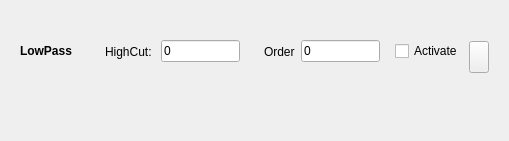
<?xml version="1.0" encoding="UTF-8"?>
<ui version="4.0">
 <class>topLevelForm</class>
 <widget class="QWidget" name="topLevelForm">
  <property name="geometry">
   <rect>
    <x>0</x>
    <y>0</y>
    <width>509</width>
    <height>141</height>
   </rect>
  </property>
  <property name="sizePolicy">
   <sizepolicy hsizetype="Preferred" vsizetype="Fixed">
    <horstretch>0</horstretch>
    <verstretch>0</verstretch>
   </sizepolicy>
  </property>
  <property name="maximumSize">
   <size>
    <width>16777215</width>
    <height>150</height>
   </size>
  </property>
  <property name="windowTitle">
   <string>Form</string>
  </property>
  <layout class="QVBoxLayout" name="verticalLayout">
   <item>
    <widget class="QWidget" name="widget_2" native="true">
     <property name="maximumSize">
      <size>
       <width>16777215</width>
       <height>90</height>
      </size>
     </property>
     <layout class="QHBoxLayout" name="horizontalLayout_5">
      <item>
       <widget class="QWidget" name="widget" native="true">
        <property name="minimumSize">
         <size>
          <width>70</width>
          <height>32</height>
         </size>
        </property>
        <property name="maximumSize">
         <size>
          <width>100</width>
          <height>32</height>
         </size>
        </property>
        <layout class="QHBoxLayout" name="horizontalLayout">
         <property name="leftMargin">
          <number>0</number>
         </property>
         <property name="topMargin">
          <number>0</number>
         </property>
         <property name="rightMargin">
          <number>0</number>
         </property>
         <property name="bottomMargin">
          <number>0</number>
         </property>
         <item>
          <widget class="QLabel" name="filter_name">
           <property name="enabled">
            <bool>true</bool>
           </property>
           <property name="sizePolicy">
            <sizepolicy hsizetype="Expanding" vsizetype="Expanding">
             <horstretch>0</horstretch>
             <verstretch>0</verstretch>
            </sizepolicy>
           </property>
           <property name="minimumSize">
            <size>
             <width>0</width>
             <height>32</height>
            </size>
           </property>
           <property name="maximumSize">
            <size>
             <width>100</width>
             <height>32</height>
            </size>
           </property>
           <property name="font">
            <font>
             <bold>true</bold>
            </font>
           </property>
           <property name="text">
            <string>LowPass</string>
           </property>
          </widget>
         </item>
        </layout>
       </widget>
      </item>
      <item>
       <widget class="QWidget" name="filterRangeWidget" native="true">
        <layout class="QHBoxLayout" name="horizontalLayout_3">
         <item>
          <widget class="QLabel" name="rangeLable">
           <property name="text">
            <string>HighCut: </string>
           </property>
          </widget>
         </item>
         <item>
          <widget class="QLineEdit" name="highCutFrequencyLineEdit">
           <property name="minimumSize">
            <size>
             <width>40</width>
             <height>0</height>
            </size>
           </property>
           <property name="inputMask">
            <string/>
           </property>
           <property name="text">
            <string>0</string>
           </property>
           <property name="placeholderText">
            <string>HighCut</string>
           </property>
          </widget>
         </item>
        </layout>
       </widget>
      </item>
      <item>
       <widget class="QWidget" name="filterOrderWidget" native="true">
        <layout class="QHBoxLayout" name="horizontalLayout_4">
         <item>
          <widget class="QLabel" name="label">
           <property name="text">
            <string>Order</string>
           </property>
          </widget>
         </item>
         <item>
          <widget class="QLineEdit" name="filterOrderLineEdit">
           <property name="text">
            <string>0</string>
           </property>
           <property name="placeholderText">
            <string>order</string>
           </property>
          </widget>
         </item>
        </layout>
       </widget>
      </item>
      <item>
       <widget class="QCheckBox" name="filterActivationCheckBox">
        <property name="text">
         <string>Activate</string>
        </property>
       </widget>
      </item>
      <item>
       <widget class="QPushButton" name="removeFilterBtn">
        <property name="enabled">
         <bool>true</bool>
        </property>
        <property name="sizePolicy">
         <sizepolicy hsizetype="Expanding" vsizetype="Fixed">
          <horstretch>0</horstretch>
          <verstretch>0</verstretch>
         </sizepolicy>
        </property>
        <property name="minimumSize">
         <size>
          <width>20</width>
          <height>32</height>
         </size>
        </property>
        <property name="maximumSize">
         <size>
          <width>20</width>
          <height>20</height>
         </size>
        </property>
        <property name="text">
         <string/>
        </property>
       </widget>
      </item>
     </layout>
    </widget>
   </item>
   <item>
    <widget class="QWidget" name="widget_3" native="true">
     <layout class="QHBoxLayout" name="horizontalLayout_2">
      <item>
       <widget class="QLabel" name="filterInfoLabel">
        <property name="text">
         <string/>
        </property>
       </widget>
      </item>
     </layout>
    </widget>
   </item>
  </layout>
 </widget>
 <resources/>
 <connections/>
</ui>
